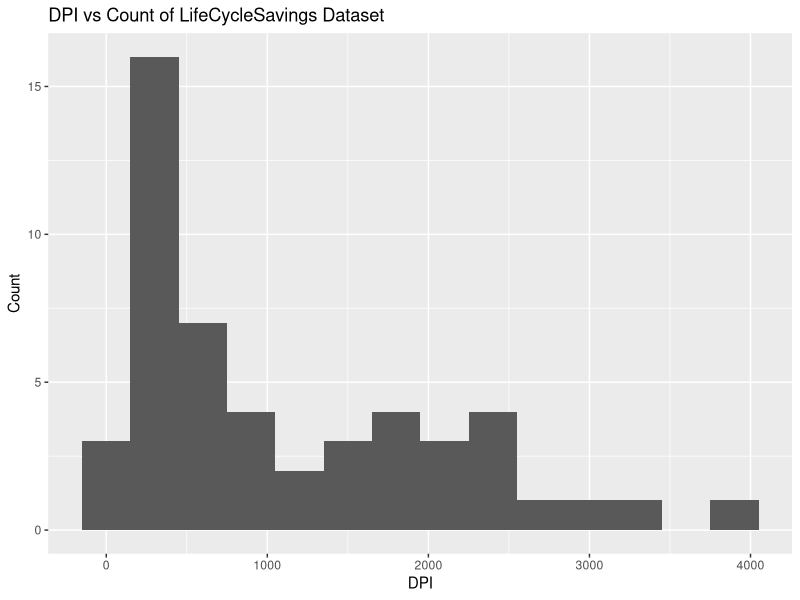
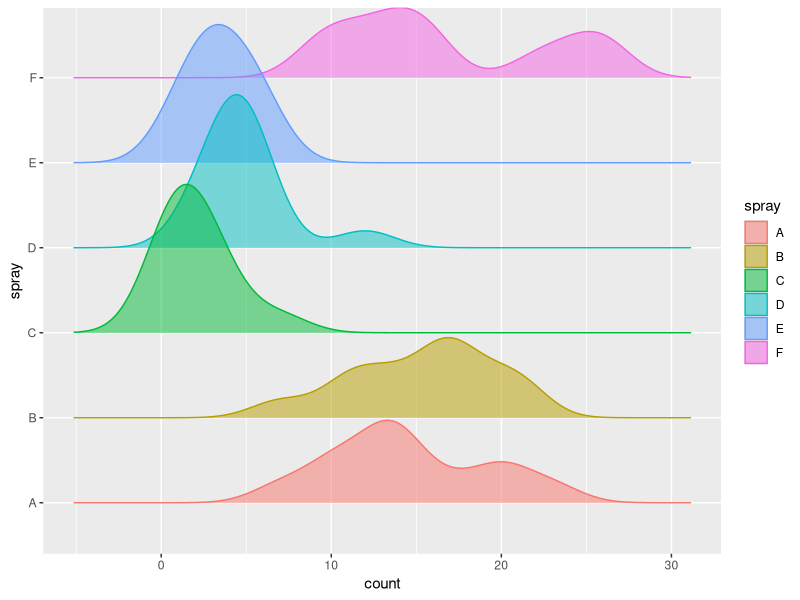

These figures' R source, in order:
## ---- chunk 1
library(datasets)
datasets::LifeCycleSavings
## ---- chunk 2
library(ggplot2)
ggplot(LifeCycleSavings, aes(x = dpi)) + geom_histogram(binwidth = 300) + labs(title="DPI vs Count of LifeCycleSavings Dataset",x="DPI",y="Count")
## ---- chunk 3
library(datasets)
datasets::InsectSprays
## ---- chunk 4
library(ggplot2)
library(ggridges)
ggplot(InsectSprays, aes(x = count, y = spray, fill = spray, color = spray))+ geom_density_ridges(alpha = 0.5)
